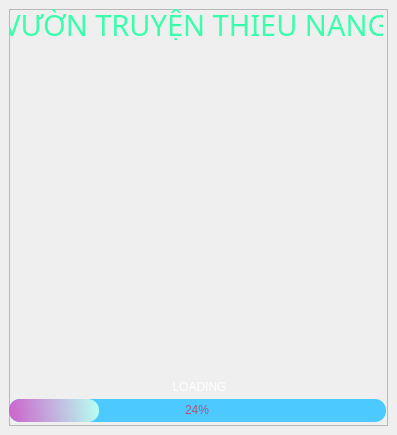
<?xml version="1.0" encoding="UTF-8"?>
<ui version="4.0">
 <class>Splash</class>
 <widget class="QMainWindow" name="Splash">
  <property name="geometry">
   <rect>
    <x>0</x>
    <y>0</y>
    <width>397</width>
    <height>435</height>
   </rect>
  </property>
  <property name="windowTitle">
   <string>MainWindow</string>
  </property>
  <widget class="QWidget" name="centralwidget">
   <layout class="QVBoxLayout" name="verticalLayout">
    <item>
     <widget class="QFrame" name="dropShadowFrame">
      <property name="frameShape">
       <enum>QFrame::StyledPanel</enum>
      </property>
      <property name="frameShadow">
       <enum>QFrame::Raised</enum>
      </property>
      <widget class="QProgressBar" name="progressBar">
       <property name="geometry">
        <rect>
         <x>0</x>
         <y>390</y>
         <width>377</width>
         <height>23</height>
        </rect>
       </property>
       <property name="styleSheet">
        <string notr="true">QProgressBar{
	background-color: rgb(76, 202, 255);
	color: rgb(170, 85, 127);
	border-radius: 11px;
	text-align: center;
}

QProgressBar::chunk {
	
	background-color: qlineargradient(spread:pad, x1:0, y1:0.545, x2:1, y2:0.511, stop:0 rgba(204, 100, 204, 255), stop:1 rgba(183, 255, 241, 255));
	border-radius: 11px;
}</string>
       </property>
       <property name="value">
        <number>24</number>
       </property>
      </widget>
      <widget class="QLabel" name="label">
       <property name="geometry">
        <rect>
         <x>0</x>
         <y>0</y>
         <width>374</width>
         <height>31</height>
        </rect>
       </property>
       <property name="font">
        <font>
         <family>Agbalumo</family>
         <pointsize>22</pointsize>
        </font>
       </property>
       <property name="styleSheet">
        <string notr="true">color: rgb(57, 255, 173);</string>
       </property>
       <property name="text">
        <string>VƯỜN TRUYỆN THIEU NANG</string>
       </property>
       <property name="alignment">
        <set>Qt::AlignCenter</set>
       </property>
      </widget>
      <widget class="QLabel" name="image">
       <property name="geometry">
        <rect>
         <x>8</x>
         <y>30</y>
         <width>364</width>
         <height>358</height>
        </rect>
       </property>
       <property name="styleSheet">
        <string notr="true">border-radius: 20px;
border-image: url(:/image/resources/pic/slash.jpg);</string>
       </property>
       <property name="text">
        <string/>
       </property>
       <property name="scaledContents">
        <bool>true</bool>
       </property>
      </widget>
      <widget class="QLabel" name="label_loading">
       <property name="geometry">
        <rect>
         <x>160</x>
         <y>370</y>
         <width>61</width>
         <height>16</height>
        </rect>
       </property>
       <property name="styleSheet">
        <string notr="true">color: rgb(255, 255, 255);</string>
       </property>
       <property name="text">
        <string>LOADING</string>
       </property>
       <property name="alignment">
        <set>Qt::AlignCenter</set>
       </property>
      </widget>
      <widget class="QLabel" name="label_loading_2">
       <property name="geometry">
        <rect>
         <x>230</x>
         <y>100</y>
         <width>61</width>
         <height>61</height>
        </rect>
       </property>
       <property name="styleSheet">
        <string notr="true">border-image: url(:/icon/icon-pack/loading.png);</string>
       </property>
       <property name="text">
        <string/>
       </property>
      </widget>
     </widget>
    </item>
   </layout>
  </widget>
 </widget>
 <resources>
  <include location="../image.qrc"/>
 </resources>
 <connections/>
</ui>
